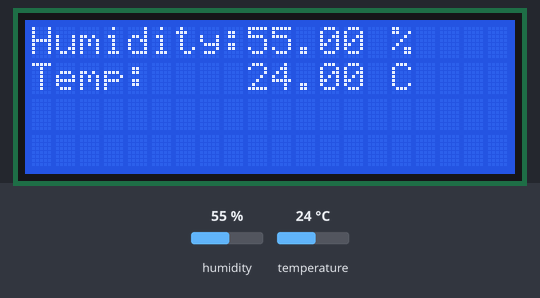
Simulated run of this sketch. Board: Arduino Uno, built with avr-gcc and run on an emulated ATmega328P. Parts: 20×4 character LCD. Inputs (shaded band) come from the test bench; at power-on: humidity 55 %, temperature 24 °C. What the sketch prints to the serial monitor is not drawn.

Above: at 2.7 s.
2.8 s: humidity set to 22 %
At 4.6 s:
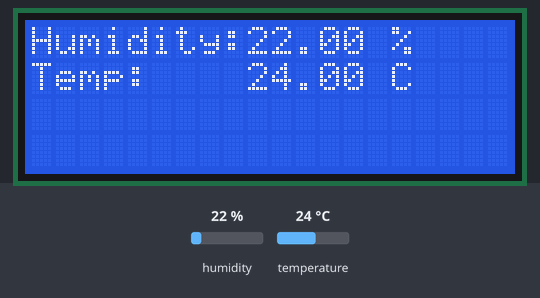
5.8 s: temperature set to 12 °C
At 7.0 s:
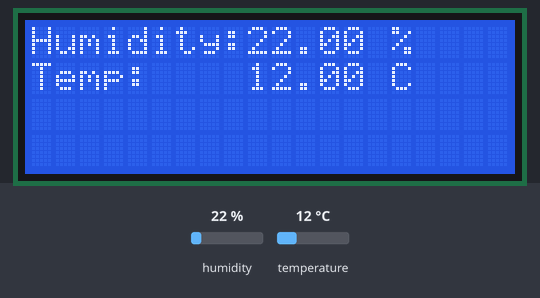
8.8 s: humidity set to 40 %
At 11.6 s:
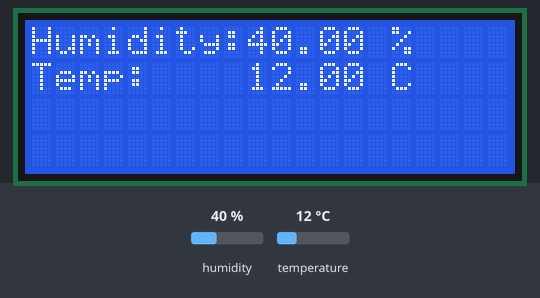
11.9 s: temperature set to 19 °C
Timing chart, 0 to 14.9 s (numbered marks = the images above; inputs shaded):
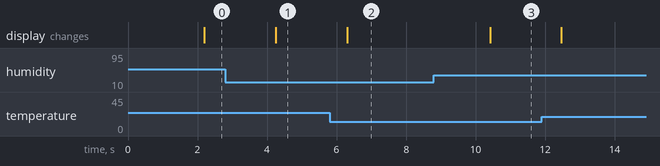

Measured:
- after the input at 2.8 s, the display: changes after 1.4 s (image 1)
- after the input at 5.8 s, the display: changes after 0.50 s (image 2)
- after the input at 8.8 s, the display: changes after 1.6 s (image 3)

The sketch:

sketch_aug25a.ino
```cpp
#include <Wire.h>
#include <LiquidCrystal_I2C.h>
LiquidCrystal_I2C lcd(0x27,20,4);

#include <DHT.h> //Include the DHT library.

#define dataPin 6 //Define the type data pin
#define DHTType DHT11 //Define the DHT sensor (DHT11, DHT21, or DHT22)

//Instantiate the dht class with our data pin and DHT type.
DHT dht = DHT(dataPin, DHTType);

void setup() {
  Serial.begin(9600); //Start the serial interface on 9600
    dht.begin();   //Call the begin class in the dht object

      lcd.init();                      // initialize the lcd
      lcd.init();
      lcd.backlight();
       lcd.setCursor(0,0);
       lcd.print("Welcome...");
}

void loop() {
  delay(2000); // Delay for 2 seconds
  float h = dht.readHumidity(); //read the humidity from the sensor

  float t = dht.readTemperature();  // Read temperature as Celsius (the default), insert true as a parameter for fahrenheit

  // Check for any errors, if there is, display error and restart.
  if (isnan(h) || isnan(t)) {
    Serial.println("Failed to read from the DHT sensor, check wiring.");
    return;
  }

  //Print out the humidity
  Serial.print("Humidity: ");
  Serial.print(h);

  //Print out the Temperature
  Serial.print("% || Temperature: ");
  Serial.print(t);
  Serial.print("°C ");

  //Print new line
  Serial.println();


       lcd.setCursor(0,0);
       lcd.print("Humidity:");
       lcd.setCursor(9,0);
       lcd.print(h);
       lcd.setCursor(15,0);
       lcd.print("%");
       lcd.setCursor(0,1);
       lcd.print("Temp:");
       lcd.setCursor(9,1);
       lcd.print(t);
       lcd.setCursor(15,1);
       lcd.print("C ");
}
```
